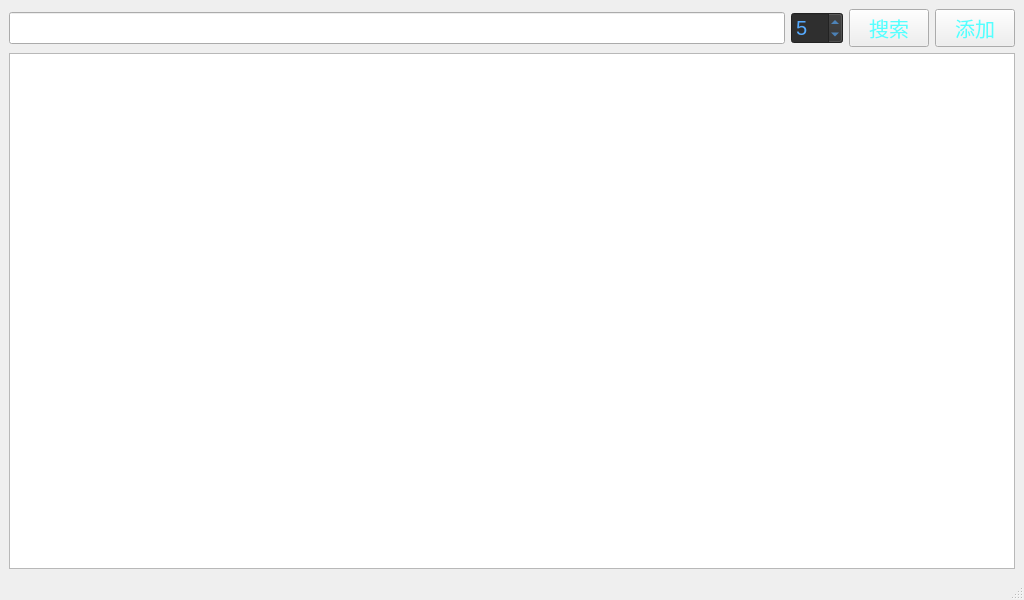
<?xml version="1.0" encoding="UTF-8"?>
<ui version="4.0">
 <class>SearchMusic</class>
 <widget class="QMainWindow" name="SearchMusic">
  <property name="geometry">
   <rect>
    <x>0</x>
    <y>0</y>
    <width>1024</width>
    <height>600</height>
   </rect>
  </property>
  <property name="sizePolicy">
   <sizepolicy hsizetype="Preferred" vsizetype="Expanding">
    <horstretch>0</horstretch>
    <verstretch>0</verstretch>
   </sizepolicy>
  </property>
  <property name="minimumSize">
   <size>
    <width>1024</width>
    <height>600</height>
   </size>
  </property>
  <property name="maximumSize">
   <size>
    <width>1024</width>
    <height>600</height>
   </size>
  </property>
  <property name="windowTitle">
   <string>MainWindow</string>
  </property>
  <widget class="QWidget" name="centralwidget">
   <layout class="QVBoxLayout" name="verticalLayout">
    <item>
     <layout class="QHBoxLayout" name="horizontalLayout_2">
      <item>
       <widget class="QLineEdit" name="SongName">
        <property name="font">
         <font>
          <pointsize>15</pointsize>
         </font>
        </property>
        <property name="styleSheet">
         <string notr="true">color: rgb(85, 255, 255);</string>
        </property>
       </widget>
      </item>
      <item>
       <widget class="QSpinBox" name="spinBox_SearchNum">
        <property name="font">
         <font>
          <pointsize>15</pointsize>
         </font>
        </property>
        <property name="styleSheet">
         <string notr="true">color: rgb(85, 170, 255);
background-color: rgb(47, 47, 47);</string>
        </property>
        <property name="minimum">
         <number>1</number>
        </property>
        <property name="maximum">
         <number>20</number>
        </property>
        <property name="value">
         <number>5</number>
        </property>
       </widget>
      </item>
      <item>
       <layout class="QHBoxLayout" name="horizontalLayout">
        <item>
         <widget class="QPushButton" name="pBtn_Search">
          <property name="font">
           <font>
            <pointsize>15</pointsize>
           </font>
          </property>
          <property name="styleSheet">
           <string notr="true">color: rgb(85, 255, 255);</string>
          </property>
          <property name="text">
           <string>搜索</string>
          </property>
         </widget>
        </item>
        <item>
         <widget class="QPushButton" name="pushButton">
          <property name="font">
           <font>
            <pointsize>15</pointsize>
           </font>
          </property>
          <property name="styleSheet">
           <string notr="true">color: rgb(85, 255, 255);</string>
          </property>
          <property name="text">
           <string>添加</string>
          </property>
         </widget>
        </item>
       </layout>
      </item>
     </layout>
    </item>
    <item>
     <widget class="QListWidget" name="listWidget">
      <property name="styleSheet">
       <string notr="true">color: rgb(85, 170, 255);</string>
      </property>
     </widget>
    </item>
   </layout>
  </widget>
  <widget class="QStatusBar" name="statusbar"/>
 </widget>
 <resources/>
 <connections/>
</ui>
